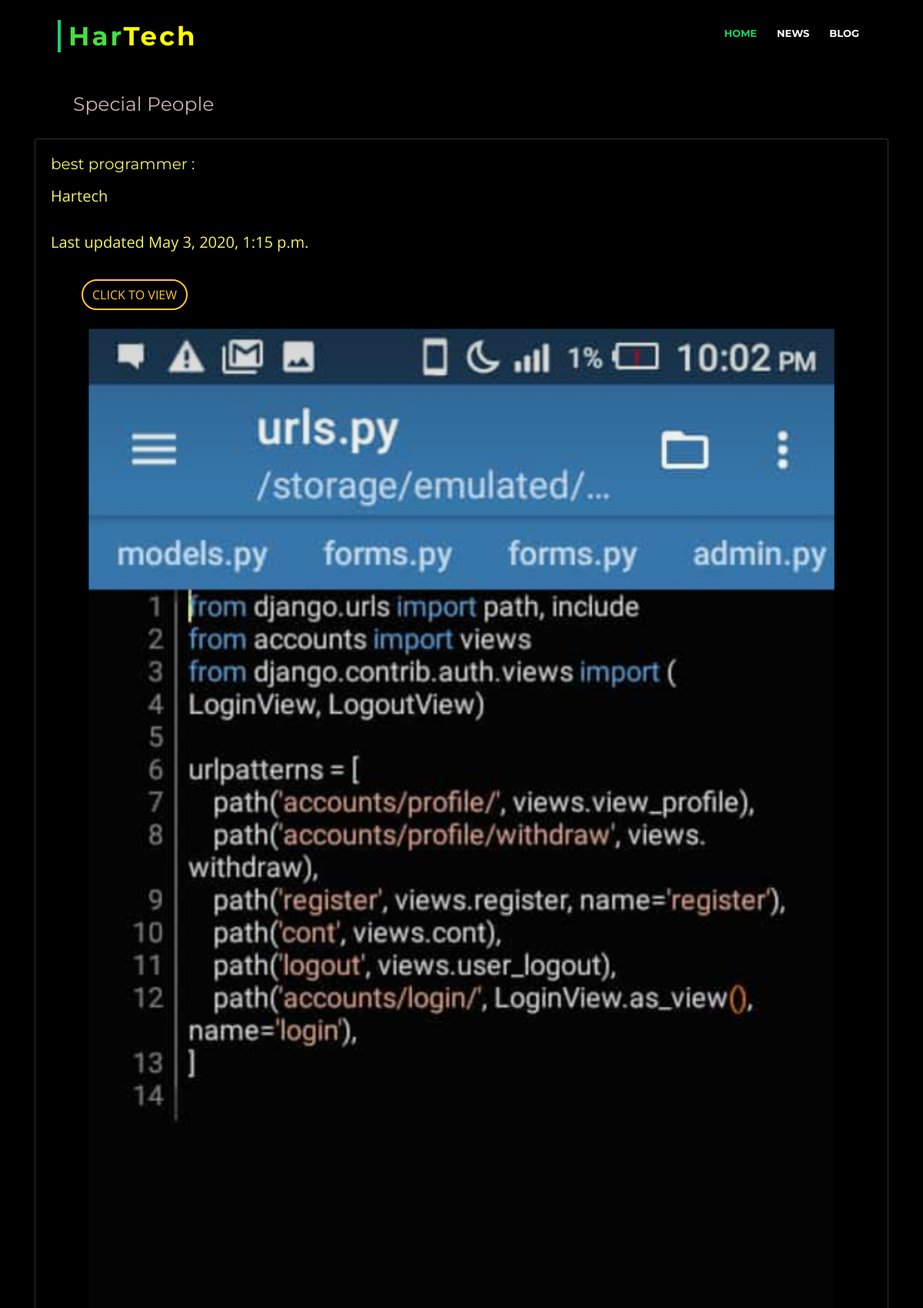
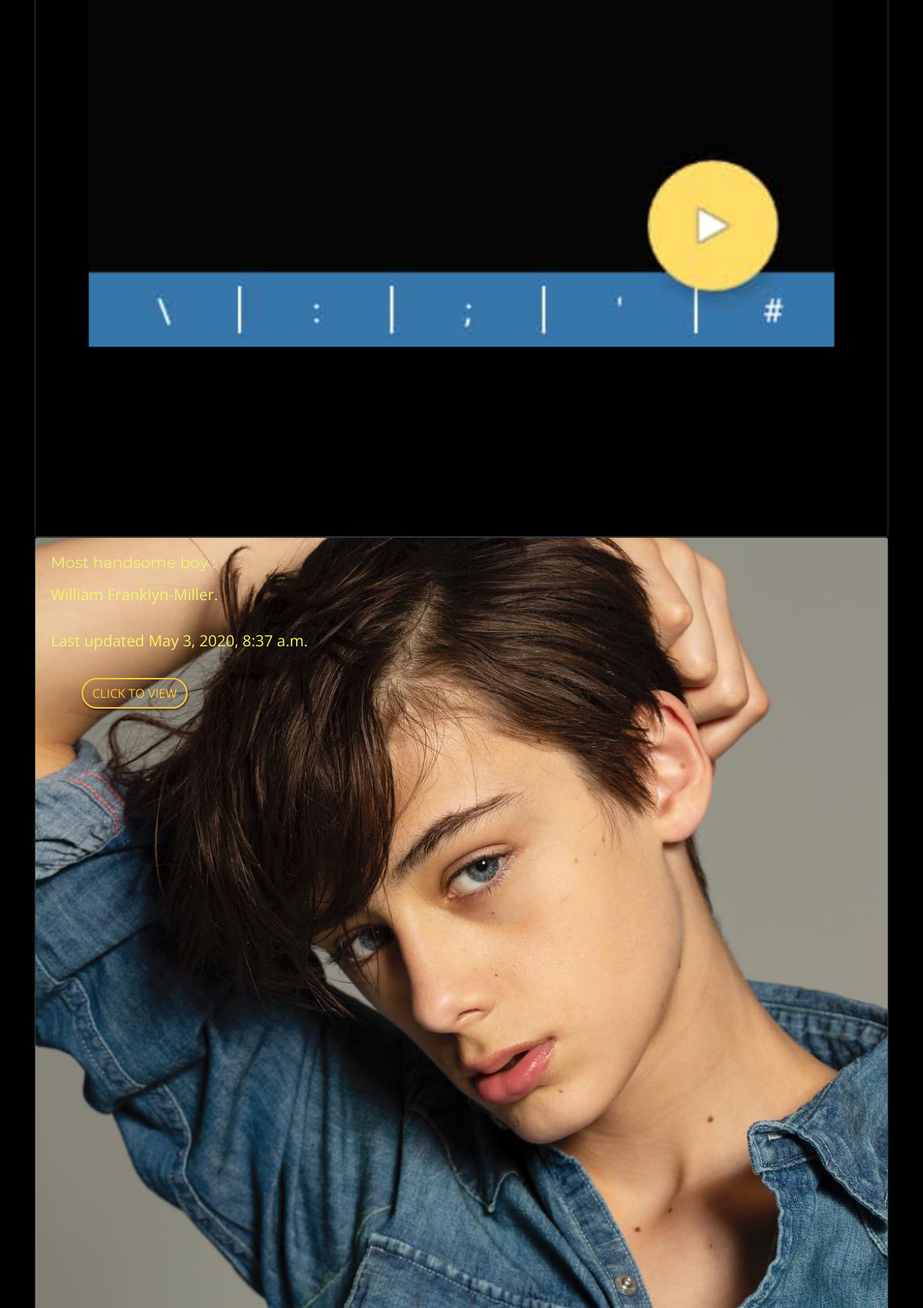
The page / (upper part) on the database its author committed (2 pictures, top to bottom).
### chart/models.py (models this page shows, shortened)
class people (models.Model):
    title = models.CharField(max_length = 30)
    name = models.CharField(max_length = 30)
    biography = models.TextField(max_length = 1000)
    images = models.ImageField(upload_to='images/',
    default='images/def.jpg',
    blank=True,
    null=True)
    images1 = models.ImageField(upload_to='images/',
    default='images/def.jpg',
    blank=True,
    null=True)
    images2 = models.ImageField(upload_to='images/',
    default='images/def.jpg',
    blank=True,
    null=True)
    date_created = models.DateTimeField(auto_now_add=True, null=True)

### chart/views.py (the view)
# urls.py: path('', views.index, name='Home/'),
def index (request):
    ur = people.objects.all().order_by('-id')
    return render(request,'chart/index.html',{'ur': ur})

### chart/templates/chart/index.html
{% extends 'chart/base.html' %}
{% block content %}
<div id="ga">
    <h1>Special People</h1>
</div>
<div id="space">
    {% for u in ur %}
    <div class="card bg-dark text-white">
      {% if u.images %}
      <img src="{{u.images.url}}" class="card-img" alt="{{u.name}}">
      {% endif %}
      <div id="help" class="card-img-overlay">
        <h5 id="title" class="card-title">{{u.title}} :</h5>
        <p id="name" class="card-text">{{u.name}}</p>
        <p id="date" class="card-text">Last updated {{u.date_created}}</p>
        <a href=" {% url 'detail/' u.name %}" class="btn btn-primary" id="button">click to view</a>
      </div>
    </div>
    {% endfor %}
</div>
{% endblock %}

### chart/static/chart/css/style.css (style rules this page uses)
body { background: black; color: #000080; font-family: "Open Sans", sans-serif; }
a { color: #18d26e; transition: 0.5s; }
.btn-primary { padding-left: 50px; margin-left: 40px; padding-right: 60px; }
p { padding: 0; margin: 0 0 30px 0; }
h1, h2, h3, h4, h5, h6 { font-family: "Montserrat", sans-serif; font-weight: 400; margin: 0 0 20px 0; padding: 0; }

### chart/static/chart/css/special.css (style rules this page uses)
#space { margin-top: 30px; }
#ga h1 { color:rgba(247,214,214,0.823); font-size: 25px; padding-top: 120px; padding-left: 50px; }
#title, #name, #date { color: #f3f366; font-size: 20px; }
#name { margin-top: 15px; }
#help a { margin-top: 3px; }
#button { background: none; border: 2px solid #FFC636; color: #FFC636; padding: 6px 12px; border-radius: 20px; text-transform: uppercase; box-shadow: 1px 2px 3px rgba(0,0,0,0.6); display: inline-block; }

### rows shown on the page
people: images (picture), title "best programmer", name "Hartech", date_created "May 3, 2020, 1:15 p.m."
people: images (picture), title "Most handsome boy", name "William Franklyn-Miller.", date_created "May 3, 2020, 8:37 a.m."
